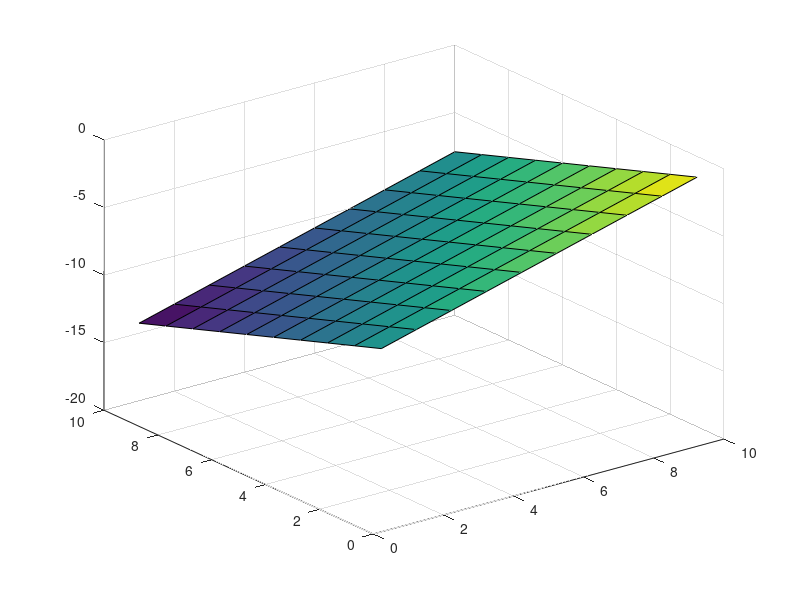

This figure's MATLAB source:
echo on;

P_L=[0,0,0];
phi_L=0;
theta_L=0;
d_L=1*[sin(theta_L)*cos(phi_L),sin(theta_L)*sin(phi_L),cos(theta_L)];


P_M=[15,1,0];
r_M=sqrt(2);
phi_M=135*pi/180;
theta_M=45*pi/180;
n_M=[sin(theta_M)*cos(phi_M),sin(theta_M)*sin(phi_M),cos(theta_M)];

pts=[P_L;P_M];
plot3(pts(:,1), pts(:,2), pts(:,3));

%n_M*X == n_M*P_mirror
%n_M*X == n_M*(P_M+r_M*n_M)
%n_M*(P_L-lambda*d_L) == n_M*(P_M+r_M*n_M)
%n_M*(lambda*d_L) == n_M*(P_M+r_M*n_M-P_L)
lambda = dot(n_M,(P_M+r_M*n_M-P_L))/dot(n_M,d_L);


point = P_M+r_M*n_M;
normal = n_M;
%# a plane is a*x+b*y+c*z+d=0
%# [a,b,c] is the normal. Thus, we have to calculate
%# d and we're set
d = -point*normal'; %'# dot product for less typing
%# create x,y
[xx,yy]=ndgrid(1:10,1:10);
%# calculate corresponding z
z = (-normal(1)*xx - normal(2)*yy - d)/normal(3);
%# plot the surface
surf(xx,yy,z)


disp(n_M);
disp(lambda);